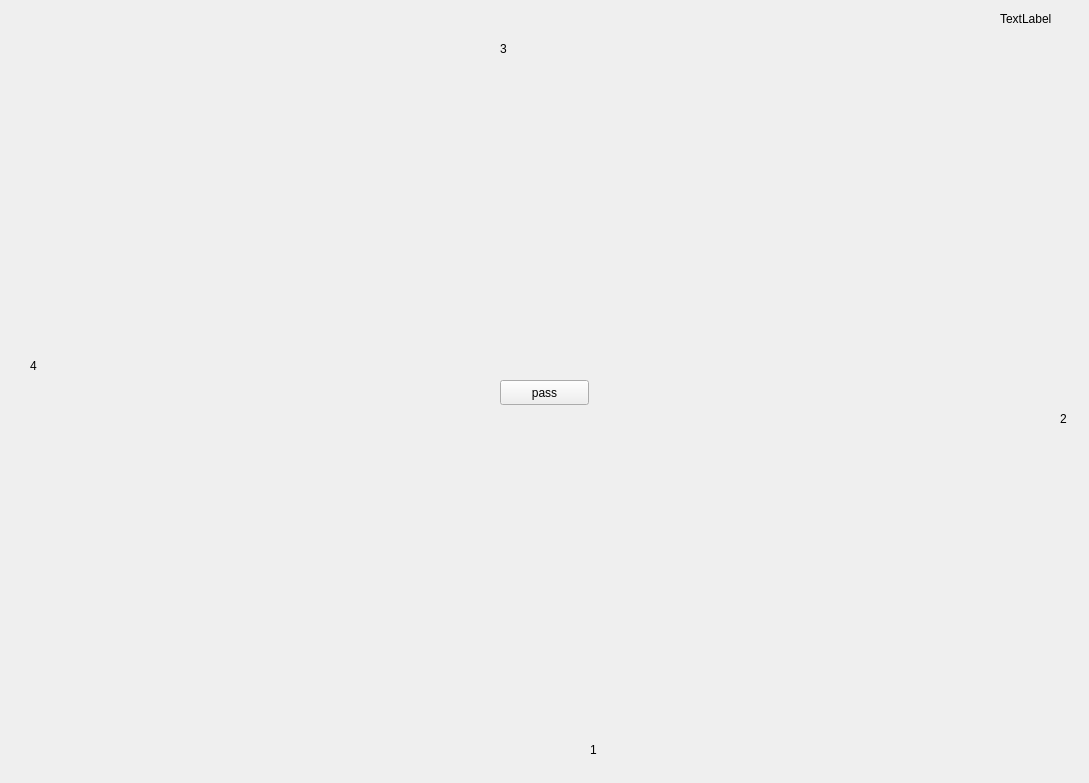
<?xml version="1.0" encoding="UTF-8"?>
<ui version="4.0">
 <class>playground</class>
 <widget class="QWidget" name="playground">
  <property name="geometry">
   <rect>
    <x>0</x>
    <y>0</y>
    <width>1089</width>
    <height>783</height>
   </rect>
  </property>
  <property name="windowTitle">
   <string>Form</string>
  </property>
  <widget class="QWidget" name="horizontalLayoutWidget_4">
   <property name="geometry">
    <rect>
     <x>150</x>
     <y>630</y>
     <width>801</width>
     <height>91</height>
    </rect>
   </property>
   <layout class="QHBoxLayout" name="player1_hand"/>
  </widget>
  <widget class="QWidget" name="horizontalLayoutWidget_5">
   <property name="geometry">
    <rect>
     <x>150</x>
     <y>70</y>
     <width>791</width>
     <height>91</height>
    </rect>
   </property>
   <layout class="QHBoxLayout" name="player3_hand"/>
  </widget>
  <widget class="QWidget" name="verticalLayoutWidget">
   <property name="geometry">
    <rect>
     <x>50</x>
     <y>70</y>
     <width>81</width>
     <height>651</height>
    </rect>
   </property>
   <layout class="QVBoxLayout" name="player4_hand"/>
  </widget>
  <widget class="QWidget" name="verticalLayoutWidget_2">
   <property name="geometry">
    <rect>
     <x>970</x>
     <y>70</y>
     <width>81</width>
     <height>651</height>
    </rect>
   </property>
   <layout class="QVBoxLayout" name="player2_hand"/>
  </widget>
  <widget class="QLabel" name="player1_label">
   <property name="geometry">
    <rect>
     <x>590</x>
     <y>740</y>
     <width>61</width>
     <height>20</height>
    </rect>
   </property>
   <property name="text">
    <string>1</string>
   </property>
  </widget>
  <widget class="QLabel" name="player3_label">
   <property name="geometry">
    <rect>
     <x>500</x>
     <y>40</y>
     <width>67</width>
     <height>17</height>
    </rect>
   </property>
   <property name="text">
    <string>3</string>
   </property>
  </widget>
  <widget class="QLabel" name="player4_label">
   <property name="geometry">
    <rect>
     <x>30</x>
     <y>310</y>
     <width>21</width>
     <height>111</height>
    </rect>
   </property>
   <property name="text">
    <string>4</string>
   </property>
  </widget>
  <widget class="QLabel" name="player2_label">
   <property name="geometry">
    <rect>
     <x>1060</x>
     <y>410</y>
     <width>67</width>
     <height>17</height>
    </rect>
   </property>
   <property name="text">
    <string>2</string>
   </property>
  </widget>
  <widget class="QLabel" name="province_label">
   <property name="geometry">
    <rect>
     <x>1000</x>
     <y>10</y>
     <width>67</width>
     <height>17</height>
    </rect>
   </property>
   <property name="text">
    <string>TextLabel</string>
   </property>
  </widget>
  <widget class="QWidget" name="horizontalLayoutWidget_6">
   <property name="geometry">
    <rect>
     <x>270</x>
     <y>510</y>
     <width>551</width>
     <height>91</height>
    </rect>
   </property>
   <layout class="QHBoxLayout" name="player1_table"/>
  </widget>
  <widget class="QWidget" name="verticalLayoutWidget_3">
   <property name="geometry">
    <rect>
     <x>860</x>
     <y>210</y>
     <width>81</width>
     <height>401</height>
    </rect>
   </property>
   <layout class="QVBoxLayout" name="player2_table"/>
  </widget>
  <widget class="QWidget" name="horizontalLayoutWidget_7">
   <property name="geometry">
    <rect>
     <x>260</x>
     <y>180</y>
     <width>551</width>
     <height>91</height>
    </rect>
   </property>
   <layout class="QHBoxLayout" name="player3_table"/>
  </widget>
  <widget class="QWidget" name="verticalLayoutWidget_4">
   <property name="geometry">
    <rect>
     <x>160</x>
     <y>200</y>
     <width>81</width>
     <height>411</height>
    </rect>
   </property>
   <layout class="QVBoxLayout" name="player4_table"/>
  </widget>
  <widget class="QPushButton" name="pushButton">
   <property name="geometry">
    <rect>
     <x>500</x>
     <y>380</y>
     <width>89</width>
     <height>25</height>
    </rect>
   </property>
   <property name="text">
    <string>pass</string>
   </property>
  </widget>
 </widget>
 <resources/>
 <connections/>
</ui>
